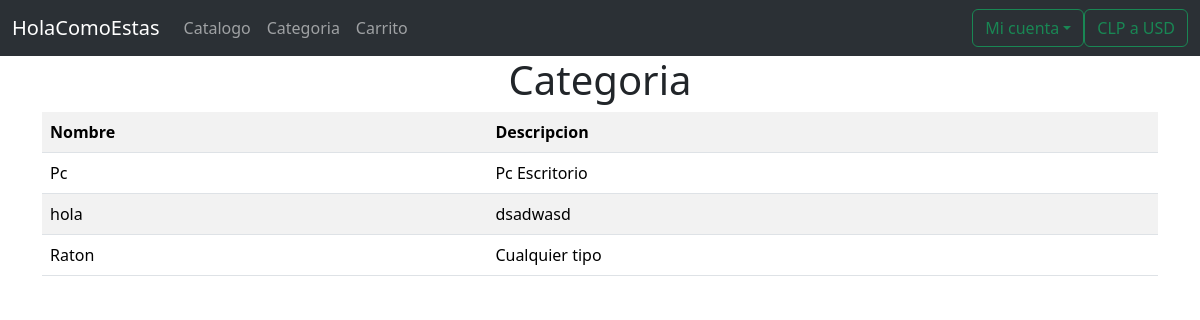
Before: /market/listarCategoria with the older database file.
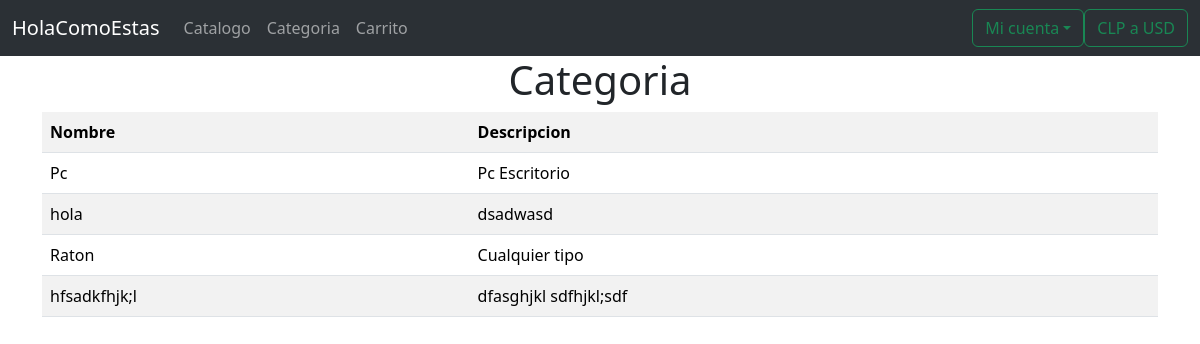
After: the same page with the newer database file.
### market/models.py (models this page shows, shortened)
class Categoria(models.Model):
    nombre = models.CharField(max_length=50)
    descripcion = models.TextField()

### market/views.py (the view)
# urls.py: path('listarCategoria', views.listarCategoria, name='listarCategoria'),
def listarCategoria(request):
    listadoCategoria = Categoria.objects.all()
    context = {'listado': listadoCategoria}
    return render(request, 'listarCategoria.html', context)

### market/templates/listarCategoria.html (shortened to what this page needs)
{% extends "plantillaBase.html" %}
{% block tituloPrincipal %} Categoria {% endblock %}
{% block listado    %}
    <table class="table table-responsive table-striped">
        <tr>
            <th>Nombre</th>
            <th>Descripcion</th>
        </tr>
    {% for categoria in listado %}
        <tr>
            <td>{{categoria.nombre}}</td>
            <td>{{categoria.descripcion}}</td>
        </tr>
    {% endfor %}
    </table>
{% endblock %}

Changed rows visible on the page:
added Categoria: nombre "hfsadkfhjk;l", descripcion "dfasghjkl sdfhjkl;sdf"
